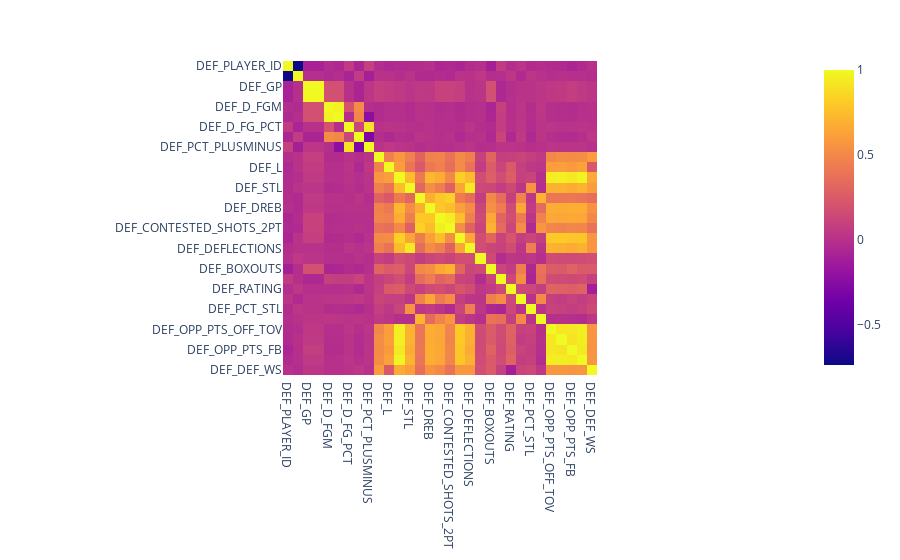
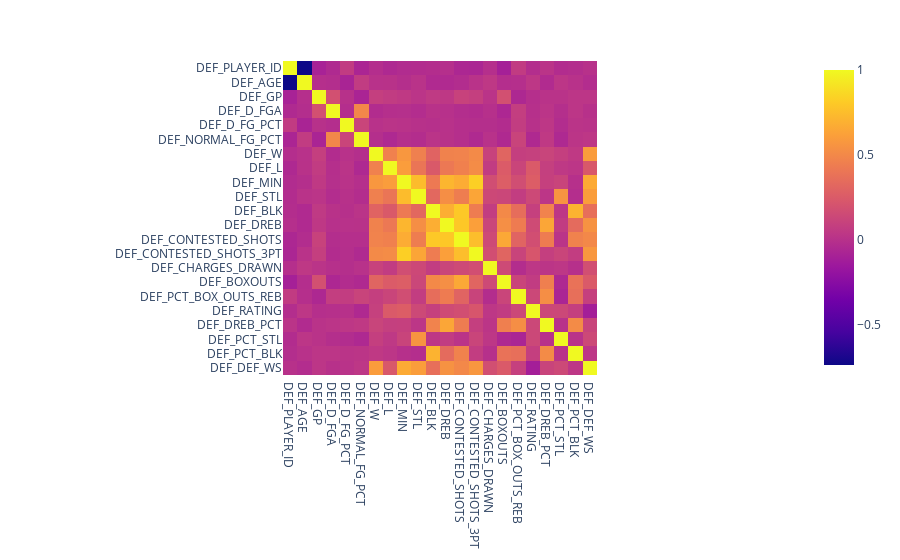

The cell these charts' notebook holds for them, in order:
### Code cell
def_stats = inputs.filter(regex='^DEF').copy()

# Display correlation matrix
fig = px.imshow(def_stats.corr())
fig.show()

# Drop columns with correlation > 0.9
def_cols = ['DEF_D_FGM', 'DEF_OPP_PTS_PAINT', 'DEF_CONTESTED_SHOTS_2PT', 'DEF_DEFLECTIONS', 'DEF_OPP_PTS_FB', 'DEF_OPP_PTS_2ND_CHANCE', 'DEF_OPP_PTS_OFF_TOV', 'DEF_G', 'DEF_PCT_PLUSMINUS']
def_stats.drop(columns=def_cols, inplace=True)
fig = px.imshow(def_stats.corr())
fig.show()

print('Columns before removal: ' + str(len(def_cols) + len(def_stats.columns)))
print('Columns after removal: ' + str(len(def_stats.columns)))

### Figure 1 — Plotly figure (JSON) as saved in the notebook; plotly's stock layout.template omitted (floating-point values rounded to 4 significant figures; data arrays with more than 128 entries replaced by an {"elided": "..."} marker saying what was removed)
{"data": [{"coloraxis": "coloraxis", "hovertemplate": "x: %{x}<br>y: %{y}<br>color: %{z}<extra></extra>", "name": "0", "type": "heatmap", "x": ["DEF_PLAYER_ID", "DEF_AGE", "DEF_GP", "DEF_G", "DEF_D_FGM", "DEF_D_FGA", "DEF_D_FG_PCT", "DEF_NORMAL_FG_PCT", "DEF_PCT_PLUSMINUS", "DEF_W", "DEF_L", "DEF_MIN", "DEF_STL", "DEF_BLK", "DEF_DREB", "DEF_CONTESTED_SHOTS", "DEF_CONTESTED_SHOTS_2PT", "DEF_CONTESTED_SHOTS_3PT", "DEF_DEFLECTIONS", "DEF_CHARGES_DRAWN", "DEF_BOXOUTS", "DEF_PCT_BOX_OUTS_REB", "DEF_RATING", "DEF_DREB_PCT", "DEF_PCT_STL", "DEF_PCT_BLK", "DEF_OPP_PTS_OFF_TOV", "DEF_OPP_PTS_2ND_CHANCE", "DEF_OPP_PTS_FB", "DEF_OPP_PTS_PAINT", "DEF_DEF_WS"], "xaxis": "x", "y": ["DEF_PLAYER_ID", "DEF_AGE", "DEF_GP", "DEF_G", "DEF_D_FGM", "DEF_D_FGA", "DEF_D_FG_PCT", "DEF_NORMAL_FG_PCT", "DEF_PCT_PLUSMINUS", "DEF_W", "DEF_L", "DEF_MIN", "DEF_STL", "DEF_BLK", "DEF_DREB", "DEF_CONTESTED_SHOTS", "DEF_CONTESTED_SHOTS_2PT", "DEF_CONTESTED_SHOTS_3PT", "DEF_DEFLECTIONS", "DEF_CHARGES_DRAWN", "DEF_BOXOUTS", "DEF_PCT_BOX_OUTS_REB", "DEF_RATING", "DEF_DREB_PCT", "DEF_PCT_STL", "DEF_PCT_BLK", "DEF_OPP_PTS_OFF_TOV", "DEF_OPP_PTS_2ND_CHANCE", "DEF_OPP_PTS_FB", "DEF_OPP_PTS_PAINT", "DEF_DEF_WS"], "yaxis": "y", "z": {"elided": "31x31 float values"}}], "layout": {"coloraxis": {"colorscale": [[0, "#0d0887"], [0.1111, "#46039f"], [0.2222, "#7201a8"], [0.3333, "#9c179e"], [0.4444, "#bd3786"], [0.5556, "#d8576b"], [0.6667, "#ed7953"], [0.7778, "#fb9f3a"], [0.8889, "#fdca26"], [1, "#f0f921"]]}, "margin": {"t": 60}, "xaxis": {"anchor": "y", "constrain": "domain", "domain": [0, 1], "scaleanchor": "y"}, "yaxis": {"anchor": "x", "autorange": "reversed", "constrain": "domain", "domain": [0, 1]}}}

### Figure 2 — Plotly figure (JSON) as saved in the notebook; plotly's stock layout.template omitted (floating-point values rounded to 4 significant figures; data arrays with more than 128 entries replaced by an {"elided": "..."} marker saying what was removed)
{"data": [{"coloraxis": "coloraxis", "hovertemplate": "x: %{x}<br>y: %{y}<br>color: %{z}<extra></extra>", "name": "0", "type": "heatmap", "x": ["DEF_PLAYER_ID", "DEF_AGE", "DEF_GP", "DEF_D_FGA", "DEF_D_FG_PCT", "DEF_NORMAL_FG_PCT", "DEF_W", "DEF_L", "DEF_MIN", "DEF_STL", "DEF_BLK", "DEF_DREB", "DEF_CONTESTED_SHOTS", "DEF_CONTESTED_SHOTS_3PT", "DEF_CHARGES_DRAWN", "DEF_BOXOUTS", "DEF_PCT_BOX_OUTS_REB", "DEF_RATING", "DEF_DREB_PCT", "DEF_PCT_STL", "DEF_PCT_BLK", "DEF_DEF_WS"], "xaxis": "x", "y": ["DEF_PLAYER_ID", "DEF_AGE", "DEF_GP", "DEF_D_FGA", "DEF_D_FG_PCT", "DEF_NORMAL_FG_PCT", "DEF_W", "DEF_L", "DEF_MIN", "DEF_STL", "DEF_BLK", "DEF_DREB", "DEF_CONTESTED_SHOTS", "DEF_CONTESTED_SHOTS_3PT", "DEF_CHARGES_DRAWN", "DEF_BOXOUTS", "DEF_PCT_BOX_OUTS_REB", "DEF_RATING", "DEF_DREB_PCT", "DEF_PCT_STL", "DEF_PCT_BLK", "DEF_DEF_WS"], "yaxis": "y", "z": {"elided": "22x22 float values"}}], "layout": {"coloraxis": {"colorscale": [[0, "#0d0887"], [0.1111, "#46039f"], [0.2222, "#7201a8"], [0.3333, "#9c179e"], [0.4444, "#bd3786"], [0.5556, "#d8576b"], [0.6667, "#ed7953"], [0.7778, "#fb9f3a"], [0.8889, "#fdca26"], [1, "#f0f921"]]}, "margin": {"t": 60}, "xaxis": {"anchor": "y", "constrain": "domain", "domain": [0, 1], "scaleanchor": "y"}, "yaxis": {"anchor": "x", "autorange": "reversed", "constrain": "domain", "domain": [0, 1]}}}
